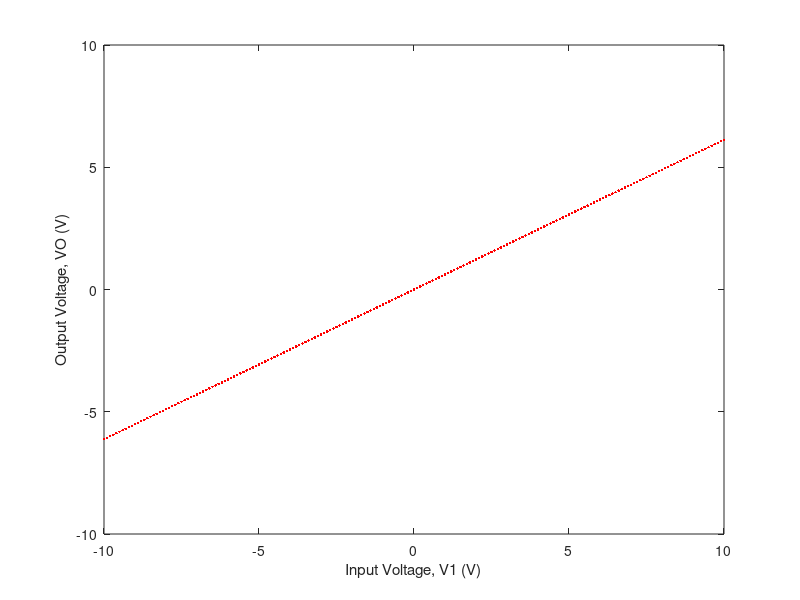
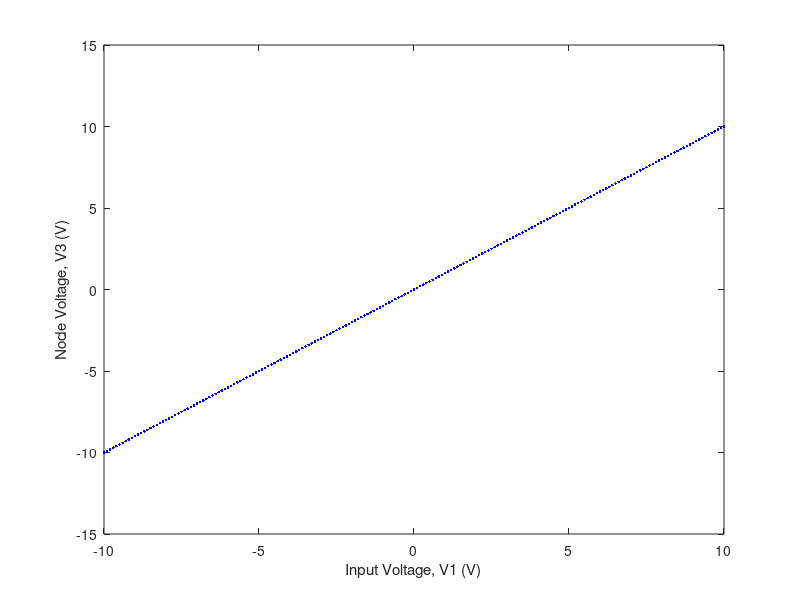
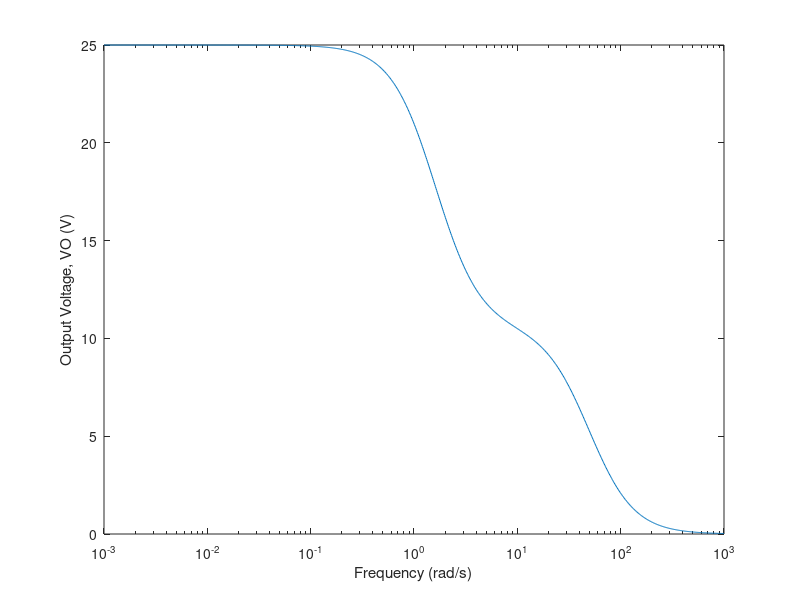
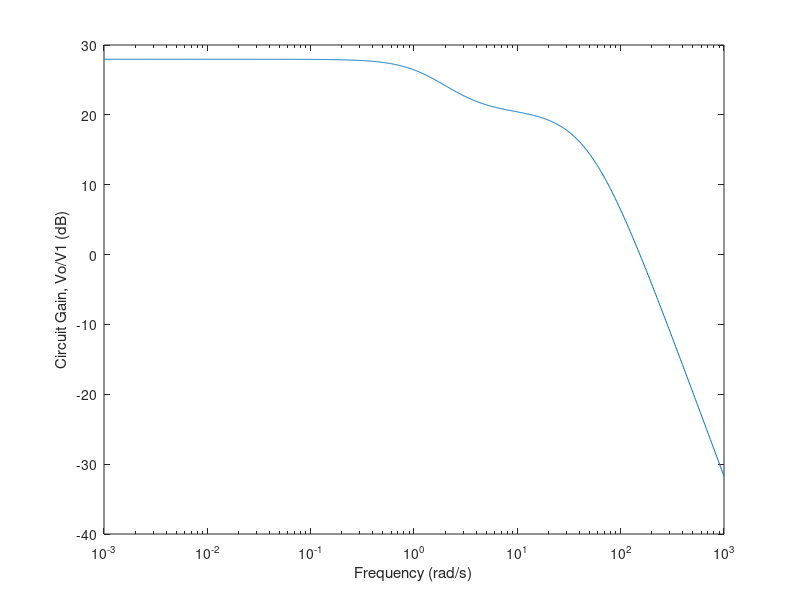

Write MATLAB code to recreate these figures, in order. (Note: this script raises an error after producing the figures.)
%
% ELEC 4700 PA 7
%
% MNA Building
%
% Tom Palmer - 101045113
%
% 28 FEB 2020
%

% Setup
clear
clc

% Define Variables
w = 200;
s = 1i*w;
G1 = 1/1;
G2 = 1/2;
G3 = 1/10;
G4 = 1/0.1;
G0 = 1/1000;
c = 0.25;
L = 0.2;
a = 100;

% Define Matrix

G = [0,  1,     0,              0,           0,    0,        0;
     1,  G1,    -G1,            0,           0,    0,        0;
     0,  -G1,   G1-G2+1/(s*L),  -1/(s*L),    0,    0,        0;
     0,  0,     -1/(s*L),       1/(s*L)-G3,  0,    0,        0;
     0,  0,     0,              0,           -1,   0,        a;
     0,  0,     0,              0,           G4,   -G4-G0,   0;
     0,  0,     0,              G3,          0,    0,        -1];

 C = [0,  0,   0,   0,  0,  0,  0;
      0,  c,   -c,  0,  0,  0,  0;
      0,  -c,  c,   0,  0,  0,  0;
      0,  0,   0,   0,  0,  0,  0;
      0,  0,   0,   0,  0,  0,  0;
      0,  0,   0,   0,  0,  0,  0;
      0,  0,   0,   0,  0,  0,  0];
  
  
for Vin = -10:0.1:10

    F = [Vin;
       0;
       0;
       0;
       0;
       0;
       0];

    V = (G+(s.*C))\F;

    figure(1)
    plot(Vin, real(V(6)), 'r.')
%     xlim([-10 10]);
%     ylim([-120 120]);
    xlabel('Input Voltage, V1 (V)')
    ylabel('Output Voltage, VO (V)')
    hold on
end


for Vin = -10:0.1:10
  
    F = [Vin;
       0;
       0;
       0;
       0;
       0;
       0];

    V = (G+(s.*C))\F;

    figure(2)
    plot(Vin, real(V(3)), 'b.')
%     xlim([-10 10]);
%     ylim([-20 20]);
    xlabel('Input Voltage, V1 (V)')
    ylabel('Node Voltage, V3 (V)')
    hold on
end


Vin = 1;
F = [Vin;
     0;
     0;
     0;
     0;
     0;
     0];
Vfreq = zeros(1,1000);
W = logspace(-3,3,1000);
for n = 1:1000
    
    s = 1i*W(n);
    
    G = [0,  1,     0,              0,           0,    0,        0;
         1,  G1,    -G1,            0,           0,    0,        0;
         0,  -G1,   G1-G2+1/(s*L),  -1/(s*L),    0,    0,        0;
         0,  0,     -1/(s*L),       1/(s*L)-G3,  0,    0,        0;
         0,  0,     0,              0,           -1,   0,        a;
         0,  0,     0,              0,           G4,   -G4-G0,   0;
         0,  0,     0,              G3,          0,    0,        -1];

    V = (G+(s.*C))\F;
    
    Vfreq(1,n) = real(V(6));
    
end

figure(3)
    semilogx(W,Vfreq)
    xlabel('Frequency (rad/s)')
    ylabel('Output Voltage, VO (V)')
    
figure(4)
    semilogx(W,20*log10(Vfreq./Vin))
    xlabel('Frequency (rad/s)')
    ylabel('Circuit Gain, Vo/V1 (dB)')
 

    
c = 0.05.*randn(1,5000) + 0.25;
Vpert = zeros(1,5000);
s = 1i*pi;
G = [0,  1,     0,              0,           0,    0,        0;
     1,  G1,    -G1,            0,           0,    0,        0;
     0,  -G1,   G1-G2+1/(s*L),  -1/(s*L),    0,    0,        0;
     0,  0,     -1/(s*L),       1/(s*L)-G3,  0,    0,        0;
     0,  0,     0,              0,           -1,   0,        a;
     0,  0,     0,              0,           G4,   -G4-G0,   0;
     0,  0,     0,              G3,          0,    0,        -1];

for n = 1:5000
    
C = [0,  0,        0,        0,  0,  0,  0;
     0,  c(1,n),   -c(1,n),  0,  0,  0,  0;
     0,  -c(1,n),  c(1,n),   0,  0,  0,  0;
     0,  0,        0,        0,  0,  0,  0;
     0,  0,        0,        0,  0,  0,  0;
     0,  0,        0,        0,  0,  0,  0;
     0,  0,        0,        0,  0,  0,  0];
 
 V = (G+(s.*C))\F;
 Vpert(1,n) = 20*log10(real(V(6))/Vin);
end

figure(5)
histogram(Vpert,100)
xlabel('Gain (dB)')
ylabel('Number of Occurences')
 
   
   
  